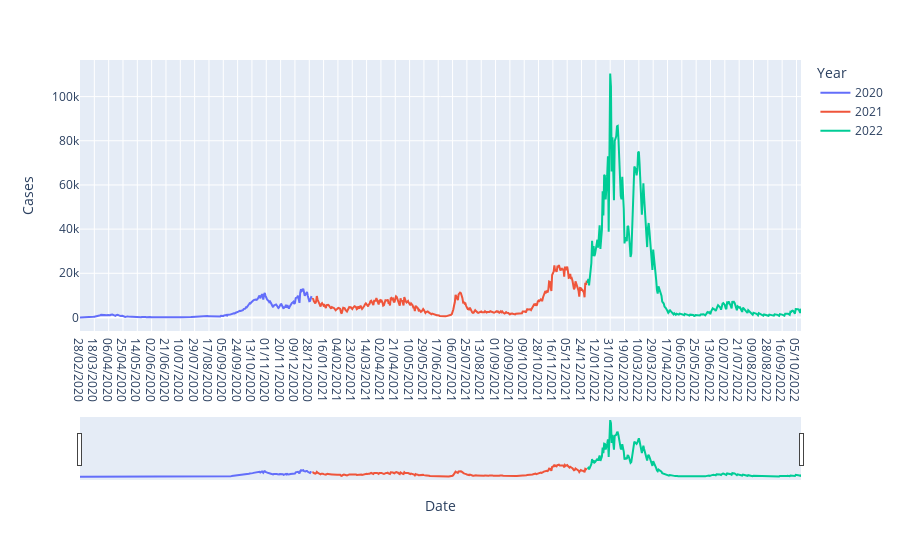

The code cell stored with this chart in its notebook:
### Code cell
# extract the data from the .csv file 
file_path = 'Covid Cases Per day.csv'
df = pd.read_csv(file_path, delimiter = ';') 

# show the graph, sorted by year
fig = px.line(df, x='Date', y='Cases', color='Year') 

# implement the slider system
fig.update_layout(xaxis=dict(rangeselector=dict(buttons=list([dict(count=1, 
                step="day", stepmode="backward"),])), rangeslider=dict(visible=True),))
fig.show()

### Figure 1 — Plotly figure (JSON) as saved in the notebook; plotly's stock layout.template omitted (floating-point values rounded to 4 significant figures; data arrays with more than 128 entries replaced by an {"elided": "..."} marker saying what was removed)
{"data": [{"hovertemplate": "Year=2020<br>Date=%{x}<br>Cases=%{y}<extra></extra>", "legendgroup": "2020", "line": {"color": "#636efa", "dash": "solid"}, "marker": {"symbol": "circle"}, "mode": "lines", "name": "2020", "orientation": "v", "showlegend": true, "type": "scatter", "x": {"elided": "308 str values"}, "xaxis": "x", "y": {"elided": "308 int values"}, "yaxis": "y"}, {"hovertemplate": "Year=2021<br>Date=%{x}<br>Cases=%{y}<extra></extra>", "legendgroup": "2021", "line": {"color": "#EF553B", "dash": "solid"}, "marker": {"symbol": "circle"}, "mode": "lines", "name": "2021", "orientation": "v", "showlegend": true, "type": "scatter", "x": {"elided": "365 str values"}, "xaxis": "x", "y": {"elided": "365 int values"}, "yaxis": "y"}, {"hovertemplate": "Year=2022<br>Date=%{x}<br>Cases=%{y}<extra></extra>", "legendgroup": "2022", "line": {"color": "#00cc96", "dash": "solid"}, "marker": {"symbol": "circle"}, "mode": "lines", "name": "2022", "orientation": "v", "showlegend": true, "type": "scatter", "x": {"elided": "284 str values"}, "xaxis": "x", "y": {"elided": "284 int values"}, "yaxis": "y"}], "layout": {"legend": {"title": {"text": "Year"}, "tracegroupgap": 0}, "margin": {"t": 60}, "xaxis": {"anchor": "y", "domain": [0, 1], "rangeselector": {"buttons": [{"count": 1, "step": "day", "stepmode": "backward"}]}, "rangeslider": {"visible": true}, "title": {"text": "Date"}}, "yaxis": {"anchor": "x", "domain": [0, 1], "title": {"text": "Cases"}}}}
